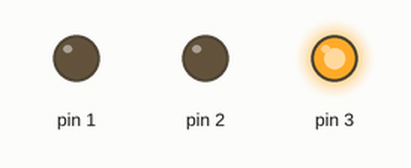
The sketch below on a simulated Arduino Uno, built with avr-gcc and run on an emulated ATmega328P. On the bench: output pins drawn as LEDs (lit = HIGH).

Above: at 2.5 s.
At 6.5 s:
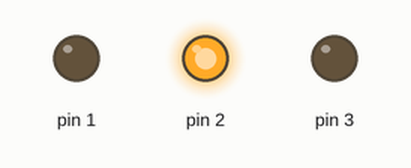
At 10.5 s:
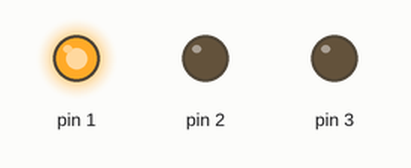
Timing chart, 0 to 16.9 s (numbered marks = the images above):
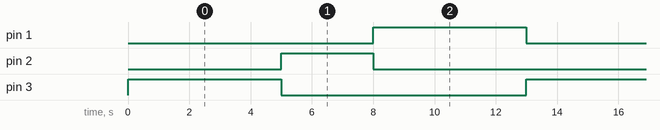

Measured:
- by itself, pin 1, pin 3: alternates HIGH for 5.0 s and LOW for 8.0 s
- by itself, pin 2: alternates HIGH for 3.0 s and LOW for 10.0 s
- by itself, everything shown: repeats every 13.0 s, in 3 steps

The sketch:

traffic_1_way.ino
```cpp
void setup() {
  // put your setup code here, to run once:
pinMode(1, OUTPUT);
pinMode(2, OUTPUT);
pinMode(3, OUTPUT);

}

void loop() {
  // put your main code here, to run repeatedly:
digitalWrite(1, LOW);
digitalWrite(2,LOW);
digitalWrite(3,HIGH);
delay(5000);

digitalWrite(1, LOW);
digitalWrite(2,HIGH);
digitalWrite(3,LOW);
delay(3000);

digitalWrite(1, HIGH);
digitalWrite(2,LOW);
digitalWrite(3,LOW);
delay(5000);

}
```
